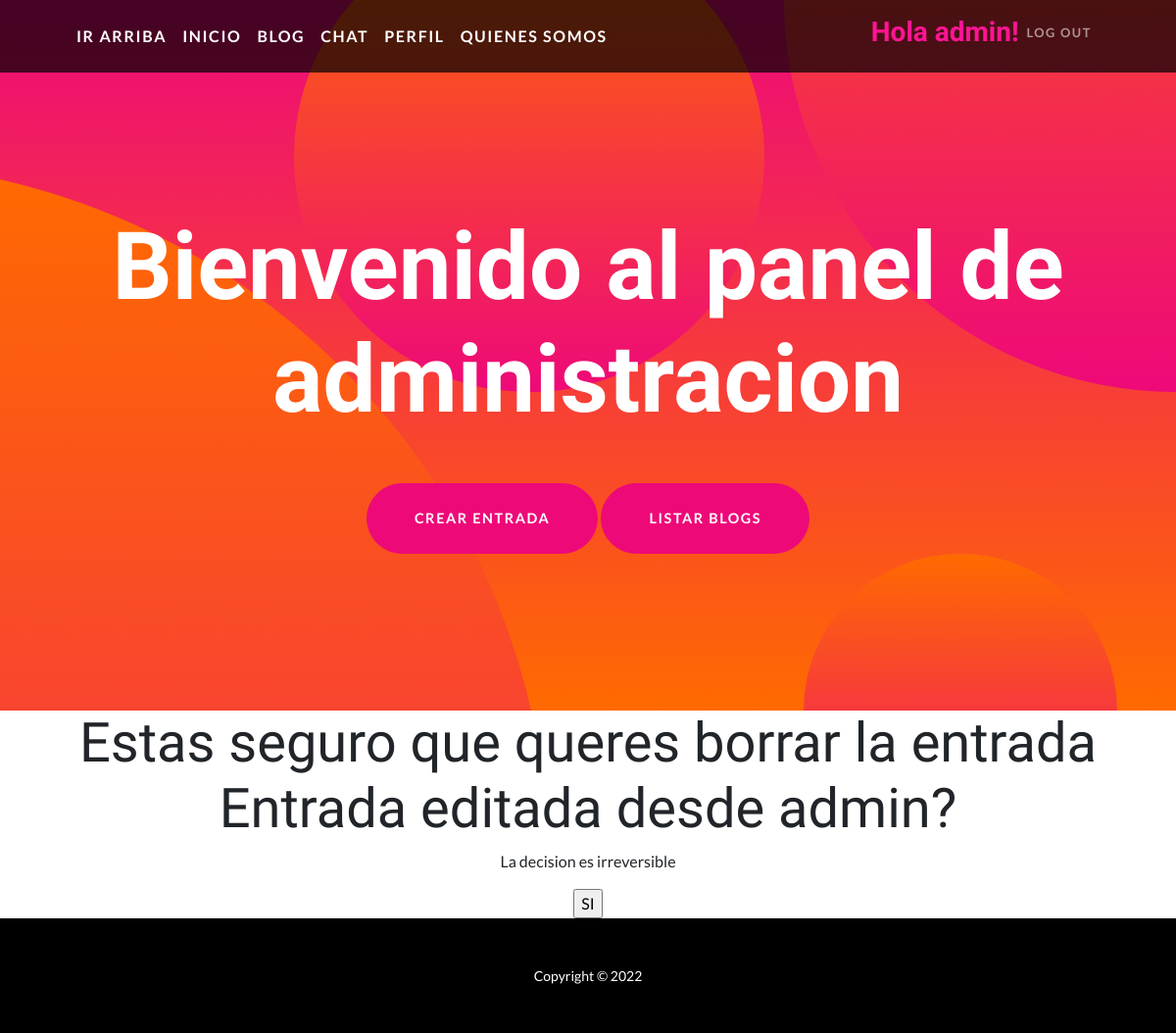
The app's page /panel/borrar/13 (signed in), older data.
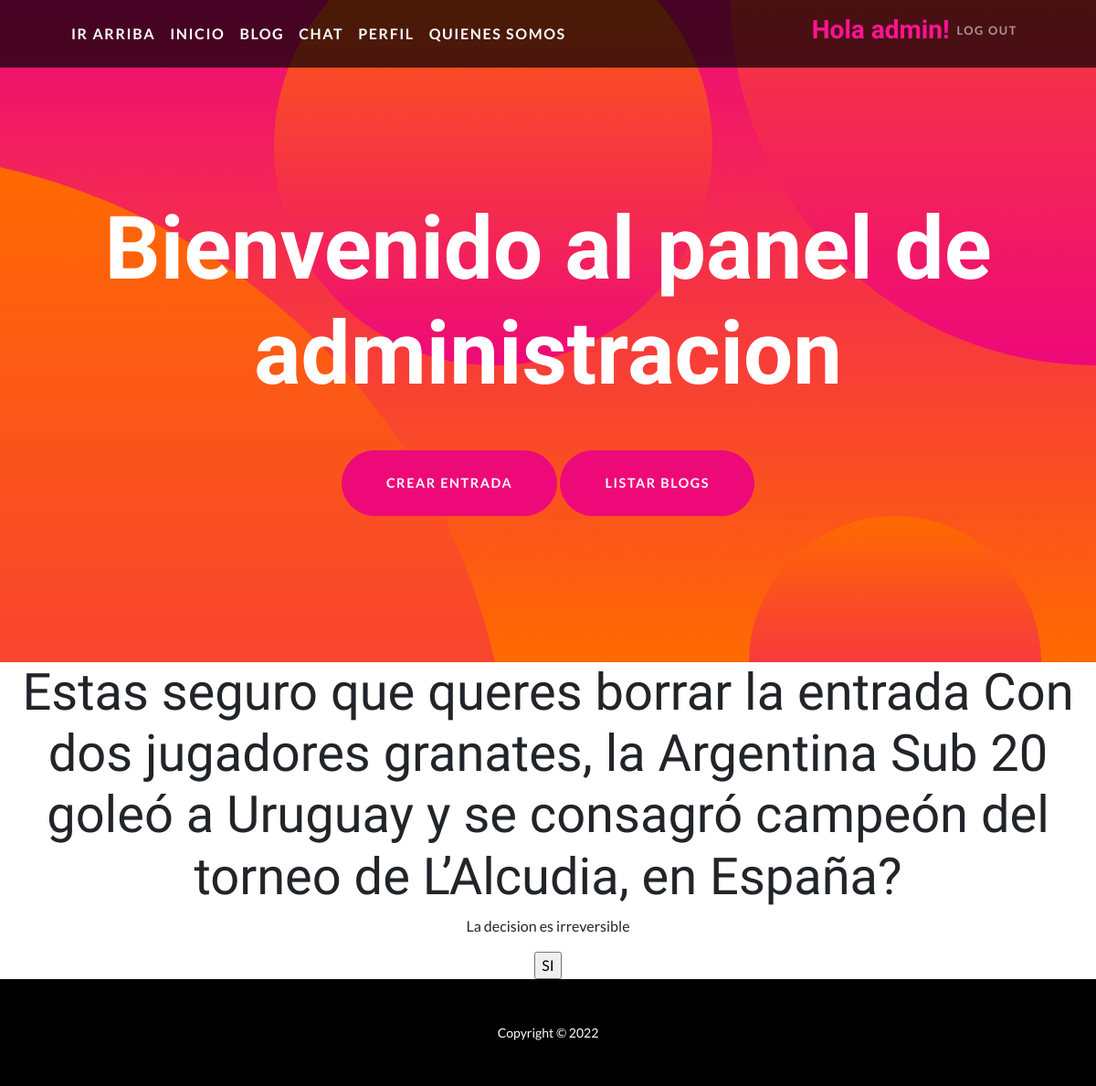
The same page, newer data.
### Blog/models.py (models this page shows)
class Blog(models.Model):
    titulo = models.CharField(max_length=150)
    subtitulo = models.CharField(max_length=50, null=True)
    contenido = RichTextField()
    autor = models.ForeignKey(User, on_delete=models.CASCADE, related_name='Autor')
    imagen = models.ImageField(upload_to='Blog')
    creado = models.DateTimeField(auto_now_add=True)
    actualizado = models.DateTimeField(auto_now_add=True)
    class Meta:
        ordering = ['-creado']
    def __str__(self):
        return self.titulo

### PanelAdmin/views.py (the view)
# urls.py: path('panel/borrar/<pk>', BlogDelete.as_view(), name='blog_borrar'),
class BlogDelete(DeleteView, LoginRequiredMixin):
    model = Blog
    success_url = reverse_lazy('blog_list')
    template_name="blog_confirm_delete.html"

### templates/blog_confirm_delete.html
{% extends "paneladmin.html" %}
{% load static %}
{% block contenido_que_cambia %}
{% if request.user.is_superuser %}
<form method ="post" style="text-align: center ;"> {% csrf_token %}
    <h2 class="display-4">Estas seguro que queres borrar la entrada {{object}}?</h2>
    <p>La decision es irreversible</p>
    <input type="submit" value = "SI">
    {% else %}
    <h1 class="masthead-heading mb-0">No tenes autorizacion para ver esta pagina</h1>
    {% endif %}
</form>
{% endblock %}

Row changes from the older to the newer data that the page shows:
changed Blog: titulo "Entrada editada desde admin" → "Con dos jugadores granates, la Argentina Sub 20 goleó a Uruguay y se consagró campeón del torneo de L’Alcudia, en España"
